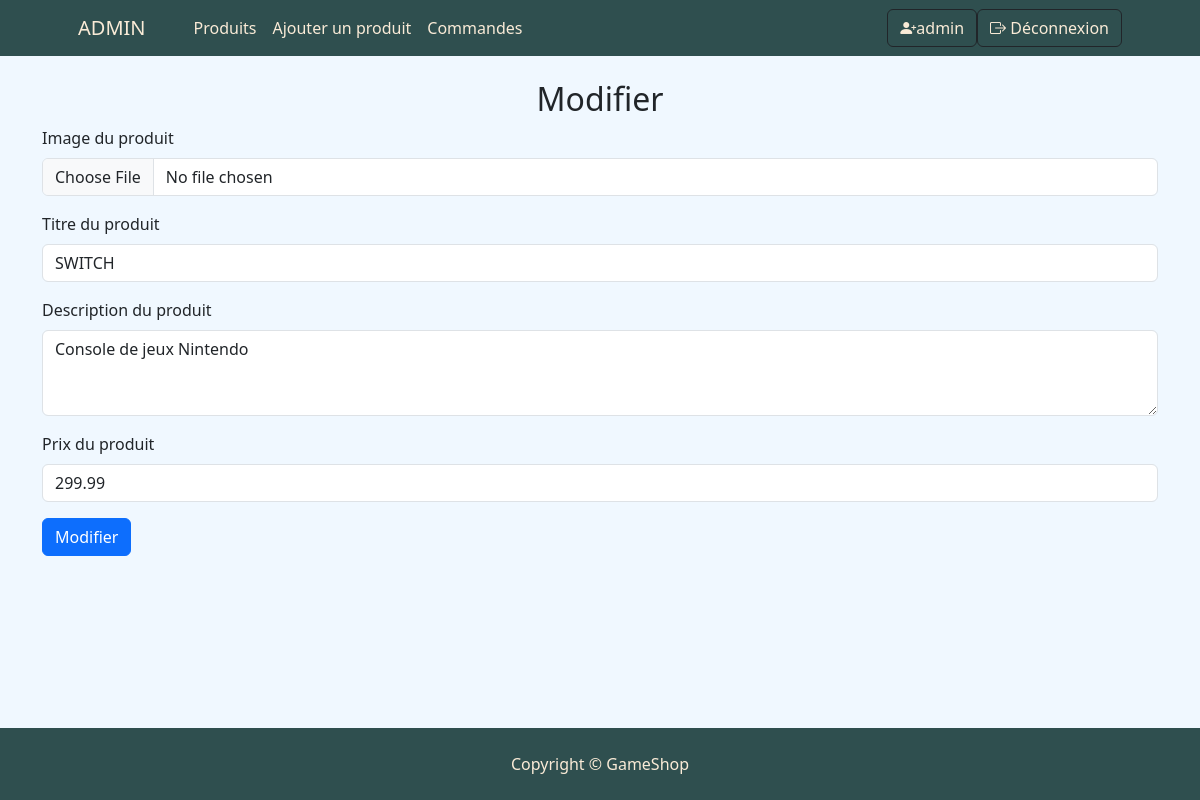
Screenshot of /GAMESHOP_CK/admin/edit-product.php?action=edit&id=7 (signed in) with the database file from the repository.
### tables this page shows
CREATE TABLE IF NOT EXISTS `produit` (
  `id_prod` int NOT NULL AUTO_INCREMENT,
  `title_prod` varchar(100) DEFAULT NULL,
  `desc_prod` text,
  `prix_prod` varchar(100) DEFAULT NULL,
  `img_prod` varchar(100) DEFAULT NULL,
  PRIMARY KEY (`id_prod`)
);

### GAMESHOP_CK/inc/db-function.php (called while the page is built, shortened)
<?php
function connect(){
  $host       ="localhost";
  $username   ="root";
  $pass       ="root";
  $dbname     ="shop_bdd";
  $connexion = new mysqli($host, $username, $pass, $dbname);
  if($connexion){
    return $connexion;
  } else {
    die('Connexion impossible');
  }
}
function get_product_by_id($id_product) {
  $bdd = connect();
  $requete_sql = "SELECT * FROM produit where id_prod = $id_product";
  $result_sql = $bdd->query($requete_sql);
  if($result_sql->num_rows > 0) {
    return $result_sql->fetch_array();
  }
}
?>

### GAMESHOP_CK/admin/edit-product.php (the view, shortened to what this page needs)
<?php require $_SERVER['DOCUMENT_ROOT'] . '/GAMESHOP_CK/layouts/header-admin.php'; ?>
<?php require $_SERVER['DOCUMENT_ROOT'] . '/GAMESHOP_CK/inc/db-function.php'; ?>
<?php
    if(isset($_GET["id"])){
        $id = $_GET["id"];
        $produit = get_product_by_id($id);
    }
?>
<div class="container my-4">
    <h2 class="text-center">Modifier</h2>
    <?php if(isset($produit)) { ?>
    <form method="POST" action="" enctype="multipart/form-data">
        <div class="mb-3">
            <label for="img" class="form-label">Image du produit</label>
            <div class="input-group">
                <input type="file" class="form-control" id="img" name="img" value="<?php echo $produit["img_prod"] ?>">
            </div>
        </div>
        <div class="mb-3">
            <label for="titre" class="form-label">Titre du produit</label>
            <input type="text" class="form-control" id="titre" name="titre" value="<?php echo $produit["title_prod"] ?>">
        </div>
        <div class="mb-3">
            <label for="desc" class="form-label">Description du produit</label>
            <textarea class="form-control" id="desc" rows="3" name="desc"><?php echo $produit["desc_prod"] ?></textarea>
        </div>
        <div class="mb-3">
            <label for="prix" class="form-label">Prix du produit</label>
            <input type="text" class="form-control" id="prix" name="prix" value="<?php echo $produit["prix_prod"] ?>">
        </div>
        <button type="submit" class="btn btn-primary" name="edit">Modifier</button>
    </form>
    <?php } ?>
</div>
<?php require $_SERVER['DOCUMENT_ROOT'] . '/GAMESHOP_CK/layouts/footer.php'; ?>

### GAMESHOP_CK/assets/CSS/style.css (style rules this page uses)
html { position: relative; min-height: 100%; background-color: aliceblue; }
.my-4 { background-color: aliceblue; }
body { background-color: aliceblue; }

### rows the page displays
produit: titre "SWITCH", desc "Console de jeux Nintendo", prix "299.99"

### other values shown
$_SESSION["login_admin"] "admin"
